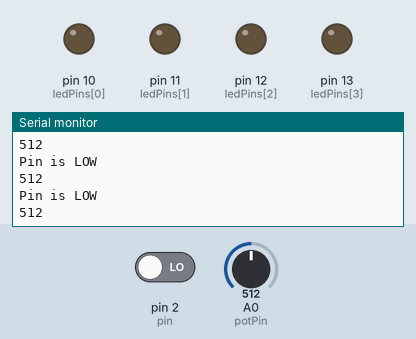
This sketch was run on a simulated Arduino Uno, built with avr-gcc and run on an emulated ATmega328P. Shown: output pins drawn as LEDs (lit = HIGH), the last lines printed to the serial monitor. The test bench sets the inputs (shaded band); at power-on: A0 (potPin) = 512, pin 2 (pin) LOW.

Above: at 1.2 s.
1.3 s: A0 (potPin) set to 982
At 2.1 s:
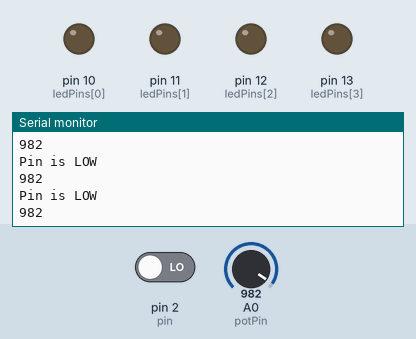
4.3 s: A0 (potPin) set to 1018
At 5.0 s:
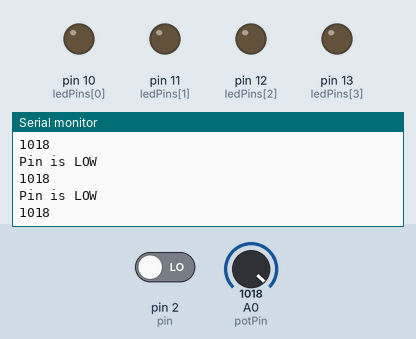
Timing chart, 0 to 7.3 s (numbered marks = the images above; inputs shaded):
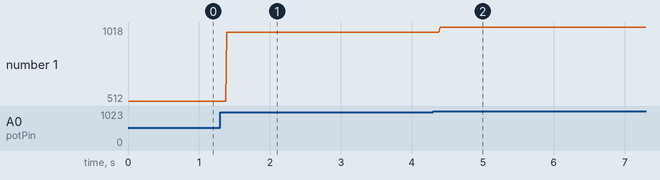

The sketch:

sketch_nov18a.ino
```cpp
const int pin = 2;
const int potPin = A0;

int ledPins[] = {10,11,12,13};


void setup() {
    Serial.begin(9600);
    pinMode(pin, INPUT);
     pinMode(potPin, INPUT);

    for (int i = 0; i < 4; i++) {
        pinMode(ledPins[i], OUTPUT);  // Set each pin as output
    }
}

void runLedSequence() {
    static int i = 0;
    digitalWrite(ledPins[i], HIGH); // Turn ON LED
    digitalWrite(ledPins[(i+1) % 4], HIGH); // Turn ON LED
    delay(500);
    digitalWrite(ledPins[i], LOW);  // Turn OFF LED
    digitalWrite(ledPins[(i+1) % 4], LOW); // Turn OFF LED
    i = (i + 1) % 4;
}

void loop() {
    int potValue = analogRead(potPin);

    if (digitalRead(pin) == HIGH && potValue < 150)  {
      runLedSequence();

      // Serial.println("Pin is HIGH");

    } else {
        Serial.println("Pin is LOW");
    }
    Serial.println(potValue);


    // delay(500);
}


// int ledPins[] = {13, 12, 11, 10};

// void setup() {
//   for (int i = 0; i < 4; i++) {
//         pinMode(ledPins[i], OUTPUT);  // Set each pin as output
//     }
// }
// void loop() {

//         static int i = 0;
//         digitalWrite(ledPins[i], HIGH); // Turn ON LED
//         digitalWrite(ledPins[(i+1)%4], HIGH); // Turn ON LED

//         delay(10);
//         digitalWrite(ledPins[i], LOW);  // Turn OFF LED
//         digitalWrite(ledPins[(i+1)%4], LOW); // Turn ON LED

//         i = (i + 1) % 4;


// }


// void setup() {
//   Serial.begin(9600); // Initialize serial communication at 9600 bits per second
// }

// void loop() {
//   int sensorValue = analogRead(A0); // Read the input on analog pin A0
//   Serial.println(sensorValue);      // Print the value to the Serial Monitor
//   delay(100);                       // Wait for 100 milliseconds
// }
```

Measured:
- after the input at 1.3 s, the serial monitor: prints a new line after 0.09 s (image 1)
- after the input at 4.3 s, the serial monitor: prints a new line after 0.10 s (image 2)
- plotted number 1: 512 → 982 after the input at 1.3 s, 982 → 1018 after the input at 4.3 s
